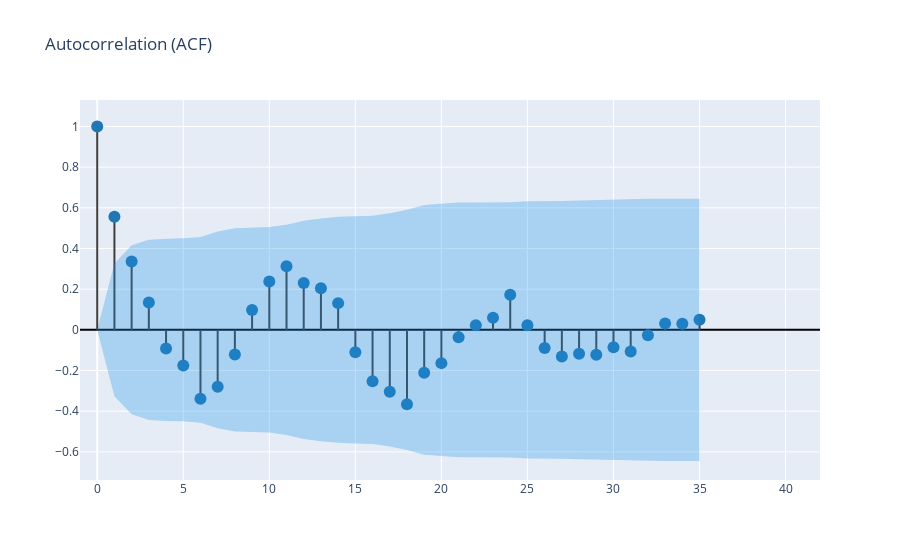
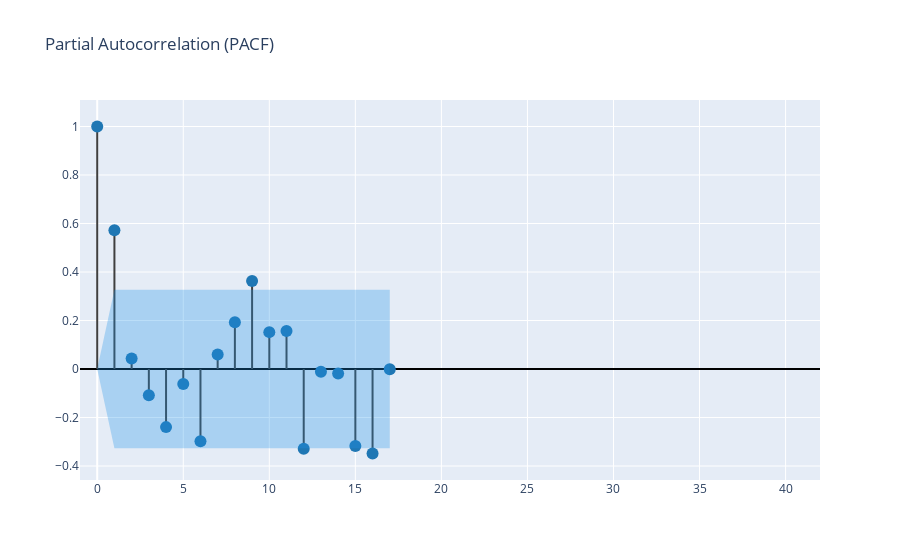

These figures' notebook cell, in order:
### Code cell
create_corr_plot(df_train['Cost_pt'])
create_corr_plot(df_train['Cost_pt'], plot_pacf=True)

### Figure 1 — Plotly figure (JSON) as saved in the notebook; plotly's stock layout.template omitted (floating-point values rounded to 4 significant figures)
{"data": [{"line": {"color": "#3f3f3f"}, "mode": "lines", "showlegend": false, "type": "scatter", "x": [0, 0], "y": [0, 1]}, {"line": {"color": "#3f3f3f"}, "mode": "lines", "showlegend": false, "type": "scatter", "x": [1, 1], "y": [0, 0.556]}, {"line": {"color": "#3f3f3f"}, "mode": "lines", "showlegend": false, "type": "scatter", "x": [2, 2], "y": [0, 0.3362]}, {"line": {"color": "#3f3f3f"}, "mode": "lines", "showlegend": false, "type": "scatter", "x": [3, 3], "y": [0, 0.1344]}, {"line": {"color": "#3f3f3f"}, "mode": "lines", "showlegend": false, "type": "scatter", "x": [4, 4], "y": [0, -0.09208]}, {"line": {"color": "#3f3f3f"}, "mode": "lines", "showlegend": false, "type": "scatter", "x": [5, 5], "y": [0, -0.1748]}, {"line": {"color": "#3f3f3f"}, "mode": "lines", "showlegend": false, "type": "scatter", "x": [6, 6], "y": [0, -0.3394]}, {"line": {"color": "#3f3f3f"}, "mode": "lines", "showlegend": false, "type": "scatter", "x": [7, 7], "y": [0, -0.2796]}, {"line": {"color": "#3f3f3f"}, "mode": "lines", "showlegend": false, "type": "scatter", "x": [8, 8], "y": [0, -0.1208]}, {"line": {"color": "#3f3f3f"}, "mode": "lines", "showlegend": false, "type": "scatter", "x": [9, 9], "y": [0, 0.09726]}, {"line": {"color": "#3f3f3f"}, "mode": "lines", "showlegend": false, "type": "scatter", "x": [10, 10], "y": [0, 0.2377]}, {"line": {"color": "#3f3f3f"}, "mode": "lines", "showlegend": false, "type": "scatter", "x": [11, 11], "y": [0, 0.313]}, {"line": {"color": "#3f3f3f"}, "mode": "lines", "showlegend": false, "type": "scatter", "x": [12, 12], "y": [0, 0.2308]}, {"line": {"color": "#3f3f3f"}, "mode": "lines", "showlegend": false, "type": "scatter", "x": [13, 13], "y": [0, 0.2051]}, {"line": {"color": "#3f3f3f"}, "mode": "lines", "showlegend": false, "type": "scatter", "x": [14, 14], "y": [0, 0.1314]}, {"line": {"color": "#3f3f3f"}, "mode": "lines", "showlegend": false, "type": "scatter", "x": [15, 15], "y": [0, -0.1101]}, {"line": {"color": "#3f3f3f"}, "mode": "lines", "showlegend": false, "type": "scatter", "x": [16, 16], "y": [0, -0.253]}, {"line": {"color": "#3f3f3f"}, "mode": "lines", "showlegend": false, "type": "scatter", "x": [17, 17], "y": [0, -0.3044]}, {"line": {"color": "#3f3f3f"}, "mode": "lines", "showlegend": false, "type": "scatter", "x": [18, 18], "y": [0, -0.3661]}, {"line": {"color": "#3f3f3f"}, "mode": "lines", "showlegend": false, "type": "scatter", "x": [19, 19], "y": [0, -0.2112]}, {"line": {"color": "#3f3f3f"}, "mode": "lines", "showlegend": false, "type": "scatter", "x": [20, 20], "y": [0, -0.1636]}, {"line": {"color": "#3f3f3f"}, "mode": "lines", "showlegend": false, "type": "scatter", "x": [21, 21], "y": [0, -0.03658]}, {"line": {"color": "#3f3f3f"}, "mode": "lines", "showlegend": false, "type": "scatter", "x": [22, 22], "y": [0, 0.0226]}, {"line": {"color": "#3f3f3f"}, "mode": "lines", "showlegend": false, "type": "scatter", "x": [23, 23], "y": [0, 0.05961]}, {"line": {"color": "#3f3f3f"}, "mode": "lines", "showlegend": false, "type": "scatter", "x": [24, 24], "y": [0, 0.1726]}, {"line": {"color": "#3f3f3f"}, "mode": "lines", "showlegend": false, "type": "scatter", "x": [25, 25], "y": [0, 0.02306]}, {"line": {"color": "#3f3f3f"}, "mode": "lines", "showlegend": false, "type": "scatter", "x": [26, 26], "y": [0, -0.08947]}, {"line": {"color": "#3f3f3f"}, "mode": "lines", "showlegend": false, "type": "scatter", "x": [27, 27], "y": [0, -0.1316]}, {"line": {"color": "#3f3f3f"}, "mode": "lines", "showlegend": false, "type": "scatter", "x": [28, 28], "y": [0, -0.1176]}, {"line": {"color": "#3f3f3f"}, "mode": "lines", "showlegend": false, "type": "scatter", "x": [29, 29], "y": [0, -0.1224]}, {"line": {"color": "#3f3f3f"}, "mode": "lines", "showlegend": false, "type": "scatter", "x": [30, 30], "y": [0, -0.08525]}, {"line": {"color": "#3f3f3f"}, "mode": "lines", "showlegend": false, "type": "scatter", "x": [31, 31], "y": [0, -0.1066]}, {"line": {"color": "#3f3f3f"}, "mode": "lines", "showlegend": false, "type": "scatter", "x": [32, 32], "y": [0, -0.02676]}, {"line": {"color": "#3f3f3f"}, "mode": "lines", "showlegend": false, "type": "scatter", "x": [33, 33], "y": [0, 0.03158]}, {"line": {"color": "#3f3f3f"}, "mode": "lines", "showlegend": false, "type": "scatter", "x": [34, 34], "y": [0, 0.0298]}, {"line": {"color": "#3f3f3f"}, "mode": "lines", "showlegend": false, "type": "scatter", "x": [35, 35], "y": [0, 0.05001]}, {"marker": {"color": "#1f77b4", "size": 12}, "mode": "markers", "showlegend": false, "type": "scatter", "x": [0, 1, 2, 3, 4, 5, 6, 7, 8, 9, 10, 11, 12, 13, 14, 15, 16, 17, 18, 19, 20, 21, 22, 23, 24, 25, 26, 27, 28, 29, 30, 31, 32, 33, 34, 35], "y": [1, 0.556, 0.3362, 0.1344, -0.09208, -0.1748, -0.3394, -0.2796, -0.1208, 0.09726, 0.2377, 0.313, 0.2308, 0.2051, 0.1314, -0.1101, -0.253, -0.3044, -0.3661, -0.2112, -0.1636, -0.03658, 0.0226, 0.05961, 0.1726, 0.02306, -0.08947, -0.1316, -0.1176, -0.1224, -0.08525, -0.1066, -0.02676, 0.03158, 0.0298, 0.05001]}, {"line": {"color": "rgba(255,255,255,0)"}, "mode": "lines", "showlegend": false, "type": "scatter", "x": [0, 1, 2, 3, 4, 5, 6, 7, 8, 9, 10, 11, 12, 13, 14, 15, 16, 17, 18, 19, 20, 21, 22, 23, 24, 25, 26, 27, 28, 29, 30, 31, 32, 33, 34, 35], "y": [0, 0.3267, 0.4155, 0.4436, 0.4479, 0.45, 0.4571, 0.4833, 0.5002, 0.5034, 0.5054, 0.5171, 0.537, 0.5475, 0.5556, 0.5589, 0.5612, 0.5733, 0.5902, 0.614, 0.6217, 0.6263, 0.6265, 0.6266, 0.6272, 0.6323, 0.6323, 0.6337, 0.6366, 0.6389, 0.6414, 0.6426, 0.6445, 0.6446, 0.6448, 0.6449]}, {"fill": "tonexty", "fillcolor": "rgba(32, 146, 230,0.3)", "line": {"color": "rgba(255,255,255,0)"}, "mode": "lines", "showlegend": false, "type": "scatter", "x": [0, 1, 2, 3, 4, 5, 6, 7, 8, 9, 10, 11, 12, 13, 14, 15, 16, 17, 18, 19, 20, 21, 22, 23, 24, 25, 26, 27, 28, 29, 30, 31, 32, 33, 34, 35], "y": [0, -0.3267, -0.4155, -0.4436, -0.4479, -0.45, -0.4571, -0.4833, -0.5002, -0.5034, -0.5054, -0.5171, -0.537, -0.5475, -0.5556, -0.5589, -0.5612, -0.5733, -0.5902, -0.614, -0.6217, -0.6263, -0.6265, -0.6266, -0.6272, -0.6323, -0.6323, -0.6337, -0.6366, -0.6389, -0.6414, -0.6426, -0.6445, -0.6446, -0.6448, -0.6449]}], "layout": {"title": {"text": "Autocorrelation (ACF)"}, "xaxis": {"range": [-1, 42]}, "yaxis": {"zerolinecolor": "#000000"}}}

### Figure 2 — Plotly figure (JSON) as saved in the notebook; plotly's stock layout.template omitted (floating-point values rounded to 4 significant figures)
{"data": [{"line": {"color": "#3f3f3f"}, "mode": "lines", "showlegend": false, "type": "scatter", "x": [0, 0], "y": [0, 1]}, {"line": {"color": "#3f3f3f"}, "mode": "lines", "showlegend": false, "type": "scatter", "x": [1, 1], "y": [0, 0.5718]}, {"line": {"color": "#3f3f3f"}, "mode": "lines", "showlegend": false, "type": "scatter", "x": [2, 2], "y": [0, 0.04306]}, {"line": {"color": "#3f3f3f"}, "mode": "lines", "showlegend": false, "type": "scatter", "x": [3, 3], "y": [0, -0.1083]}, {"line": {"color": "#3f3f3f"}, "mode": "lines", "showlegend": false, "type": "scatter", "x": [4, 4], "y": [0, -0.2395]}, {"line": {"color": "#3f3f3f"}, "mode": "lines", "showlegend": false, "type": "scatter", "x": [5, 5], "y": [0, -0.06166]}, {"line": {"color": "#3f3f3f"}, "mode": "lines", "showlegend": false, "type": "scatter", "x": [6, 6], "y": [0, -0.2982]}, {"line": {"color": "#3f3f3f"}, "mode": "lines", "showlegend": false, "type": "scatter", "x": [7, 7], "y": [0, 0.06034]}, {"line": {"color": "#3f3f3f"}, "mode": "lines", "showlegend": false, "type": "scatter", "x": [8, 8], "y": [0, 0.1927]}, {"line": {"color": "#3f3f3f"}, "mode": "lines", "showlegend": false, "type": "scatter", "x": [9, 9], "y": [0, 0.3625]}, {"line": {"color": "#3f3f3f"}, "mode": "lines", "showlegend": false, "type": "scatter", "x": [10, 10], "y": [0, 0.1521]}, {"line": {"color": "#3f3f3f"}, "mode": "lines", "showlegend": false, "type": "scatter", "x": [11, 11], "y": [0, 0.1564]}, {"line": {"color": "#3f3f3f"}, "mode": "lines", "showlegend": false, "type": "scatter", "x": [12, 12], "y": [0, -0.3292]}, {"line": {"color": "#3f3f3f"}, "mode": "lines", "showlegend": false, "type": "scatter", "x": [13, 13], "y": [0, -0.01096]}, {"line": {"color": "#3f3f3f"}, "mode": "lines", "showlegend": false, "type": "scatter", "x": [14, 14], "y": [0, -0.01885]}, {"line": {"color": "#3f3f3f"}, "mode": "lines", "showlegend": false, "type": "scatter", "x": [15, 15], "y": [0, -0.3177]}, {"line": {"color": "#3f3f3f"}, "mode": "lines", "showlegend": false, "type": "scatter", "x": [16, 16], "y": [0, -0.3483]}, {"line": {"color": "#3f3f3f"}, "mode": "lines", "showlegend": false, "type": "scatter", "x": [17, 17], "y": [0, -0.001157]}, {"marker": {"color": "#1f77b4", "size": 12}, "mode": "markers", "showlegend": false, "type": "scatter", "x": [0, 1, 2, 3, 4, 5, 6, 7, 8, 9, 10, 11, 12, 13, 14, 15, 16, 17], "y": [1, 0.5718, 0.04306, -0.1083, -0.2395, -0.06166, -0.2982, 0.06034, 0.1927, 0.3625, 0.1521, 0.1564, -0.3292, -0.01096, -0.01885, -0.3177, -0.3483, -0.001157]}, {"line": {"color": "rgba(255,255,255,0)"}, "mode": "lines", "showlegend": false, "type": "scatter", "x": [0, 1, 2, 3, 4, 5, 6, 7, 8, 9, 10, 11, 12, 13, 14, 15, 16, 17], "y": [0, 0.3267, 0.3267, 0.3267, 0.3267, 0.3267, 0.3267, 0.3267, 0.3267, 0.3267, 0.3267, 0.3267, 0.3267, 0.3267, 0.3267, 0.3267, 0.3267, 0.3267]}, {"fill": "tonexty", "fillcolor": "rgba(32, 146, 230,0.3)", "line": {"color": "rgba(255,255,255,0)"}, "mode": "lines", "showlegend": false, "type": "scatter", "x": [0, 1, 2, 3, 4, 5, 6, 7, 8, 9, 10, 11, 12, 13, 14, 15, 16, 17], "y": [0, -0.3267, -0.3267, -0.3267, -0.3267, -0.3267, -0.3267, -0.3267, -0.3267, -0.3267, -0.3267, -0.3267, -0.3267, -0.3267, -0.3267, -0.3267, -0.3267, -0.3267]}], "layout": {"title": {"text": "Partial Autocorrelation (PACF)"}, "xaxis": {"range": [-1, 42]}, "yaxis": {"zerolinecolor": "#000000"}}}
